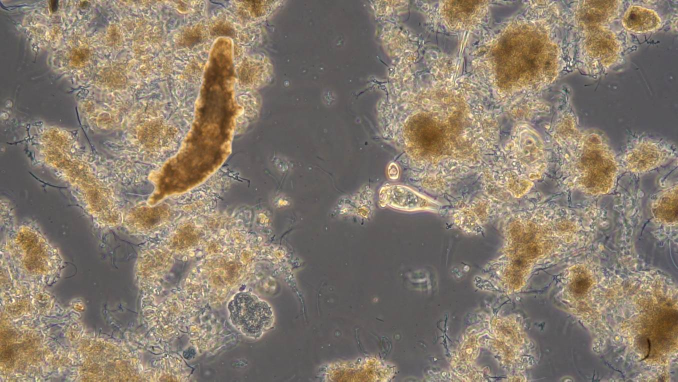
#> input picture synthetic-data-generation/synthetic_images_all/images/00000001_ALPHA.jpg, 1356 x 763 px (shown at 1/2 size)
$ python images_resizer.py --input synthetic_images_all/images --output out
#> lines starting #> are read from the running program, lines starting #| are printed output that depends on the picture
import os
import cv2
import numpy as np
import argparse


def resize_images(input_folder, output_folder, target_size=(256, 256)):
#> called with input_folder = 'synthetic_images_all/images', output_folder = 'out', target_size = (256, 256)
    if not os.path.exists(output_folder):
        os.makedirs(output_folder)

    for filename in os.listdir(input_folder):
        input_path = os.path.join(input_folder, filename)
        output_path = os.path.join(output_folder, filename)

        if not os.path.isfile(input_path):
            continue

        image = cv2.imread(input_path, cv2.IMREAD_UNCHANGED)
#> image is the input picture: shape (763, 1356, 3); mean B, G, R 109.2, 123.9, 136.1
        if image is None:
            continue

        if image.shape[-1] == 4:  # Check if image has an alpha channel
            alpha_channel = image[:, :, 3]
            image = image[:, :, :3]  # Remove alpha channel
            # Set transparent pixels to black
            image[alpha_channel == 0] = [0, 0, 0]

        h, w = image.shape[:2]
#> h = 763; w = 1356
        scale = min(target_size[0] / w, target_size[1] / h)
#> scale = 0.189
        new_w, new_h = int(w * scale), int(h * scale)
#> new_w = 256; new_h = 144
        resized = cv2.resize(image, (new_w, new_h),
                             interpolation=cv2.INTER_AREA)
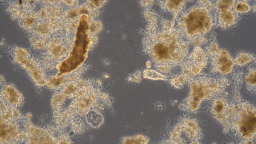
#> resized: shape (144, 256, 3); mean B, G, R 109.2, 123.9, 136.1

        padded = np.zeros((target_size[1], target_size[0], 3), dtype=np.uint8)
        y_offset = (target_size[1] - new_h) // 2
#> y_offset = 56
        x_offset = (target_size[0] - new_w) // 2
#> x_offset = 0
        padded[y_offset:y_offset+new_h, x_offset:x_offset+new_w] = resized
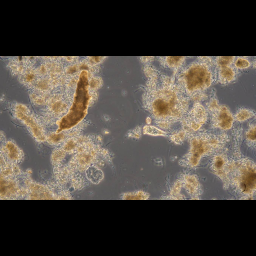
#> padded: shape (256, 256, 3); mean B, G, R 61.4, 69.7, 76.6

        cv2.imwrite(output_path, padded)
        print(f"Processed {filename}")
#> pass 2 of the loop in resize_images, `for filename in os.listdir(input_folder):`:
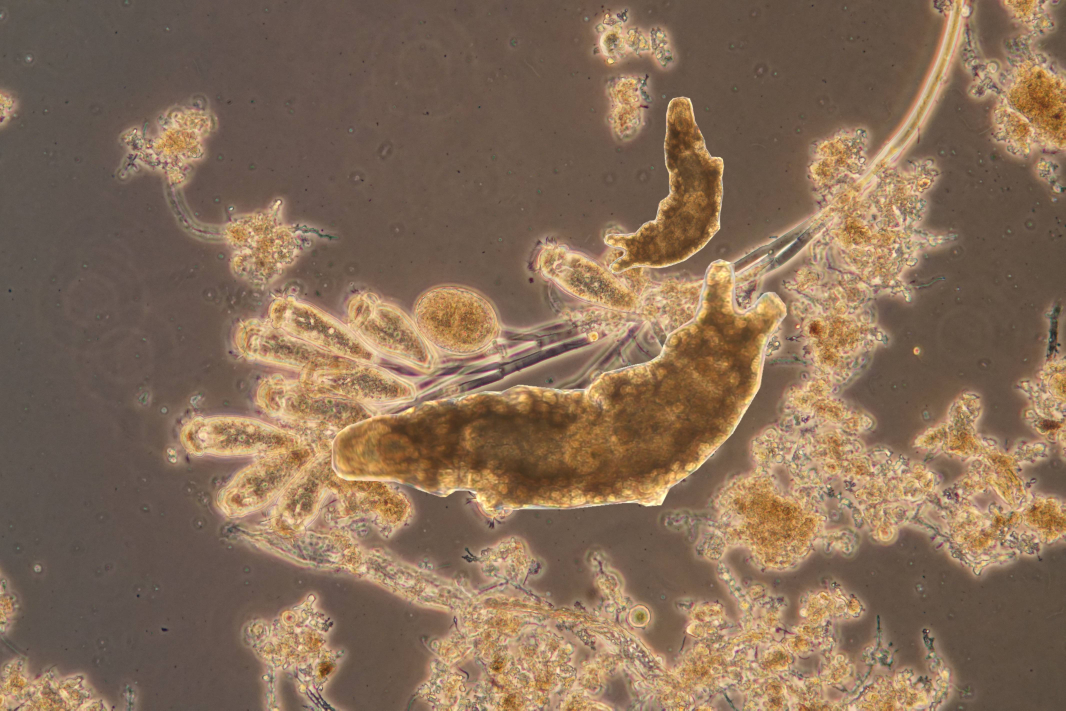
#> input picture synthetic-data-generation/synthetic_images_all/images/00000002_ALPHA.jpg, 4262 x 2841 px (shown at 1/4 size)
#> in resize_images, image is the input picture: shape (2841, 4262, 3); mean B, G, R 87.1, 109, 134
#> in resize_images, `resized = cv2.resize(image, (new_w, new_h), interpolation=cv2.INTER_AR..`:
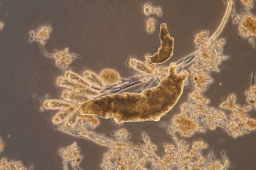
#> resized: shape (170, 256, 3); mean B, G, R 87.1, 109, 134
#> in resize_images, `padded[y_offset:y_offset+new_h, x_offset:x_offset+new_w] = resized`:
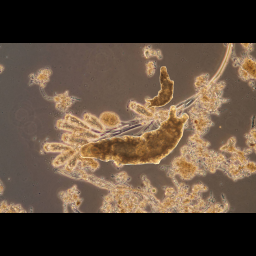
#> padded: shape (256, 256, 3); mean B, G, R 57.8, 72.4, 89


if __name__ == "__main__":
    parser = argparse.ArgumentParser(description="Resize images in a folder.")
    parser.add_argument("--input", type=str, required=True,
                        help="Path to the input folder containing images.")
    parser.add_argument("--output", type=str, required=True,
                        help="Path to the output folder to save resized images.")
    parser.add_argument("--size", type=int, nargs=2, default=(256, 256),
                        help="Target size for resizing images (width, height).")
    args = parser.parse_args()
    input_folder = args.input
    output_folder = args.output
    target_size = args.size
    resize_images(input_folder, output_folder, target_size)
